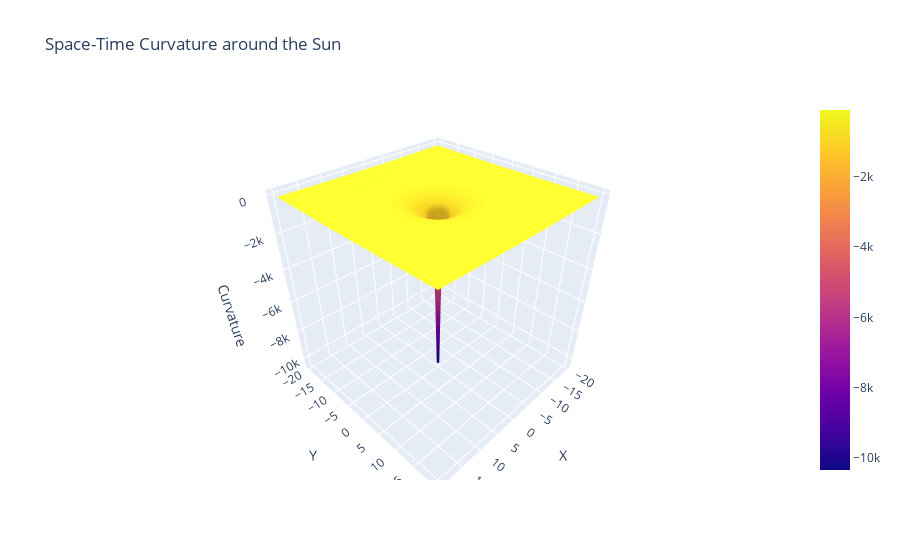

Notebook source saved alongside this figure:
### Markdown cell above
## Using Plotly

### Code cell
import numpy as np
import plotly.graph_objects as go

# Constants
G = 6.67430e-11  # Gravitational constant
c = 2.99792458e8  # Speed of light (m/s)
M_sun = 1.989e30  # Mass of the Sun (in kilograms)
R_sch = (2 * G * M_sun) / (c ** 2)  # Schwarzschild radius of the Sun

# Define the curvature function
def curvature(x, y):
    r = np.sqrt(x**2 + y**2)
    return 1 - R_sch / r

# Define the grid size and range
grid_size = 100
grid_range = np.linspace(-20, 20, grid_size)

# Create a meshgrid
X, Y = np.meshgrid(grid_range, grid_range)

# Compute the curvature at each point in the grid
curvature_values = curvature(X, Y)

# Create a 2D surface plot using Plotly
fig = go.Figure(data=go.Surface(z=curvature_values, x=X, y=Y))
fig.update_layout(title='Space-Time Curvature around the Sun',
                  scene=dict(xaxis_title='X', yaxis_title='Y', zaxis_title='Curvature'))
fig.show()

### Figure 1 — Plotly figure (JSON) as saved in the notebook; plotly's stock layout.template omitted (floating-point values rounded to 4 significant figures; data arrays with more than 128 entries replaced by an {"elided": "..."} marker saying what was removed)
{"data": [{"type": "surface", "x": {"elided": "100x100 float values"}, "y": {"elided": "100x100 float values"}, "z": {"elided": "100x100 float values"}}], "layout": {"scene": {"xaxis": {"title": {"text": "X"}}, "yaxis": {"title": {"text": "Y"}}, "zaxis": {"title": {"text": "Curvature"}}}, "title": {"text": "Space-Time Curvature around the Sun"}}}
